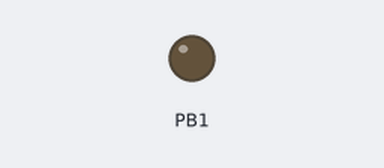
A sketch run on a simulated ATtiny85, built with avr-gcc and run on an emulated ATtiny85. Parts: output pins drawn as LEDs (lit = HIGH).

Above: at 0.1 s.
At 10.1 s:
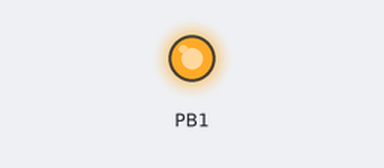
Timing chart, 0 to 11.6 s (numbered marks = the images above):
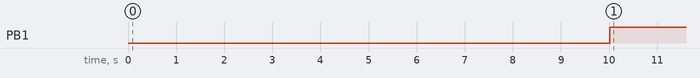

The sketch:

mcu.ino
```cpp
//this is ATTiny85 code for safety PWM shutdown after 5 seconds.
//ATTiny85 should be programed using 1MHz internal clock for better time keeping
#include <Wire.h>

int pwm_status;

int heartbeatTimeout = 10000;
unsigned long lastHeartbeatTime;

void setup() {
  Wire.begin(8);                // join i2c bus with address #8
  Wire.onReceive(receiveEvent); // register event

  pinMode(PB1, OUTPUT);
  digitalWrite(PB1, LOW);   //Enable the PWM
  pwm_status = 1;

  lastHeartbeatTime = millis();

}

void loop() {

  if (millis() - lastHeartbeatTime > heartbeatTimeout)
  {
    if(pwm_status == 1)
    {
      digitalWrite(PB1, HIGH);   //Disable the PWM
      pwm_status = 0;
    }
  }
  delay(10);
}

void receiveEvent(int howMany) {
     lastHeartbeatTime = millis(); //Get Time
     char data = Wire.read(); // receive byte as a character
     if (data == 'H')
     {
        digitalWrite(PB1, LOW);   //Enable the PWM
        pwm_status = 1;

     }
}
```

Measured:
- by itself, PB1: LOW → HIGH at 10.0 s
